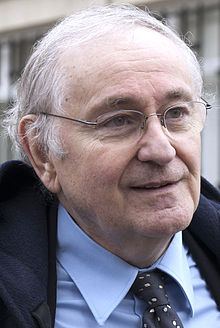
#> input picture images/TRY.jpg, 220 x 328 px, found by its file name
$ python hog.py
#> lines starting #> are read from the running program, lines starting #| are printed output that depends on the picture

import cv2
from skimage.feature import hog
from PIL import Image

scale = 10
def generate_hog(filename):
#> called with filename = 'images/try.jpg'
    im = cv2.imread(filename)
#> im is the input picture: shape (328, 220, 3); mean B, G, R 138.4, 129.5, 136.6
    gr = cv2.cvtColor(im, cv2.COLOR_BGR2GRAY)
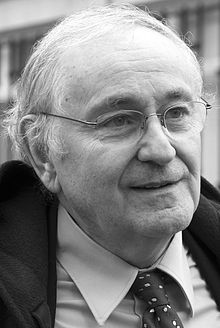
#> gr: shape (328, 220); min 0, max 255, mean 132.6
    image = 255-gr
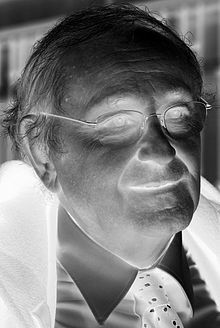
#> image: shape (328, 220); min 0, max 255, mean 122.4
    fd, hog_image = hog(image, orientations=8, pixels_per_cell=(16, 16), cells_per_block=(1, 1), visualise=True)
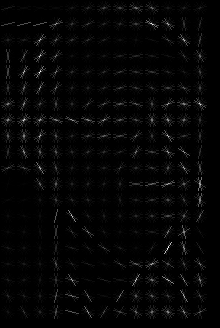
#> hog_image: shape (328, 220) float64; min 0, max 43.55, mean 0.9; drawn with min black and max white
#> fd = 2080 values, max 0.972 at index 115, min 0 at index 6, mean 0.332
    return hog_image

def save_hog(filename, hog_image):
#> called with filename = 'hog.png'
    name=filename[:-4]+"__HOG.png"
    img = Image.fromarray(hog_image*scale).convert('L')
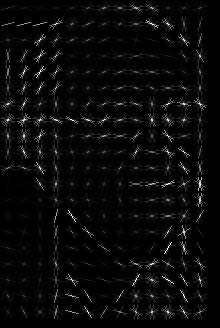
#> img: PIL image 220x328 L; min 0, max 255, mean 9.2
    img.save(name)

img_hog = generate_hog("images/try.jpg")
save_hog("hog.png",img_hog)

$ run again, with images/VOTREPHOTO.jpg copied over images/TRY.jpg
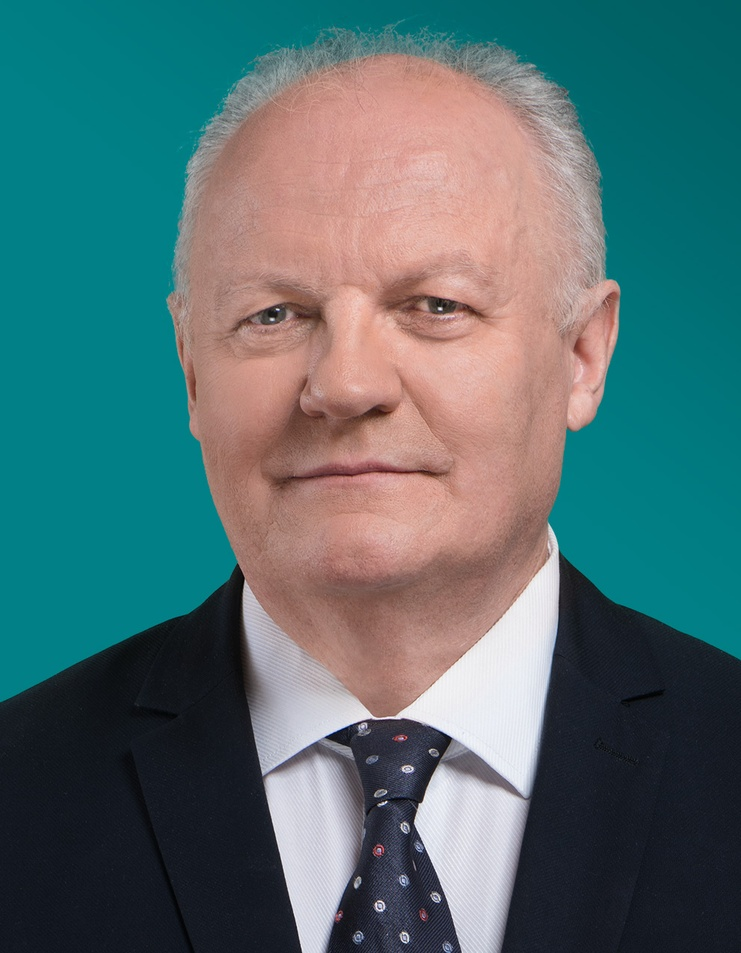
#> input picture images/VOTREPHOTO.jpg, 741 x 953 px, shrunk from 992 x 1276 before the run, found by its file name
#> in generate_hog, im is the input picture: shape (953, 741, 3); mean B, G, R 112.1, 110.4, 82.1
#> in generate_hog, `image = 255-gr`:
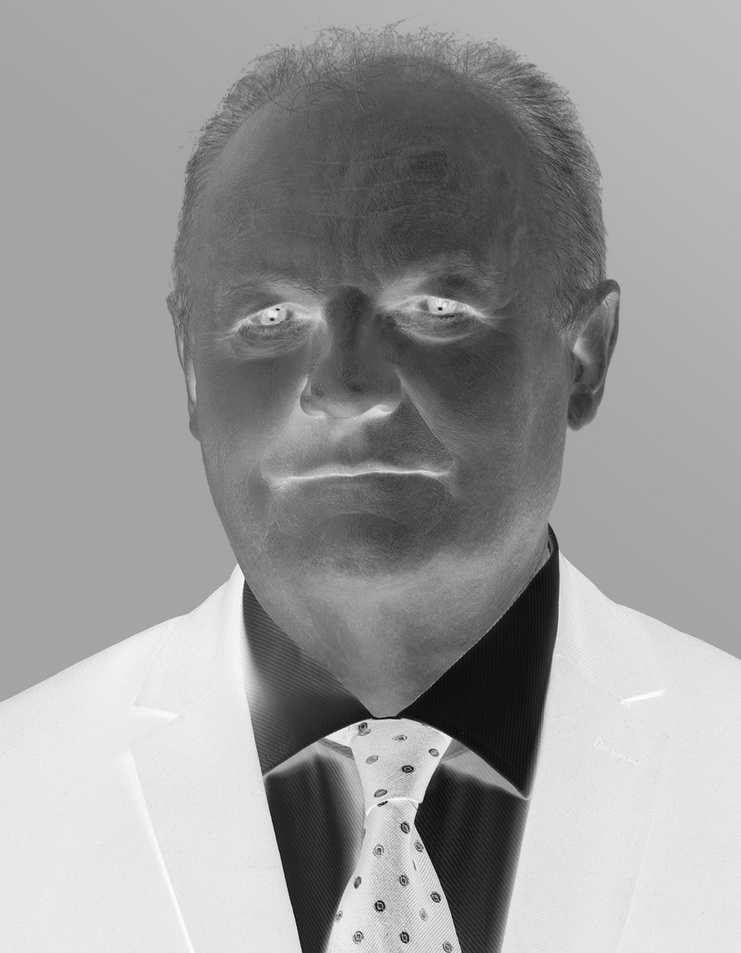
#> image: shape (953, 741); min 1, max 253, mean 152.9
#> in generate_hog, `fd, hog_image = hog(image, orientations=8, pixels_per_cell=(16, 16), c..`:
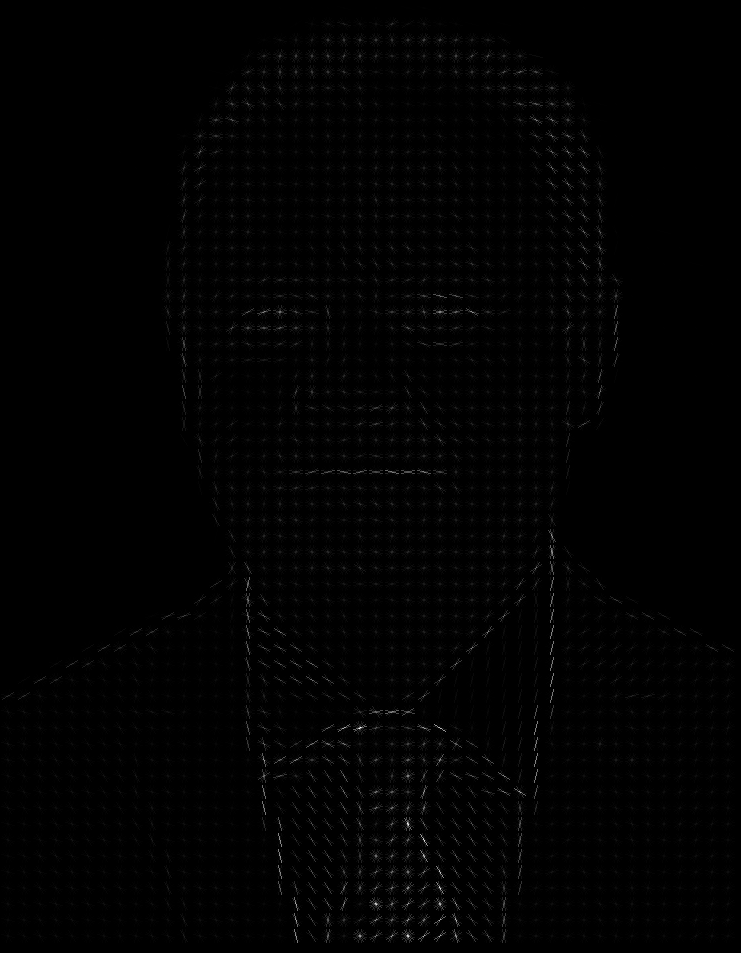
#> hog_image: shape (953, 741) float64; min 0, max 44.19, mean 0.4; drawn with min black and max white
